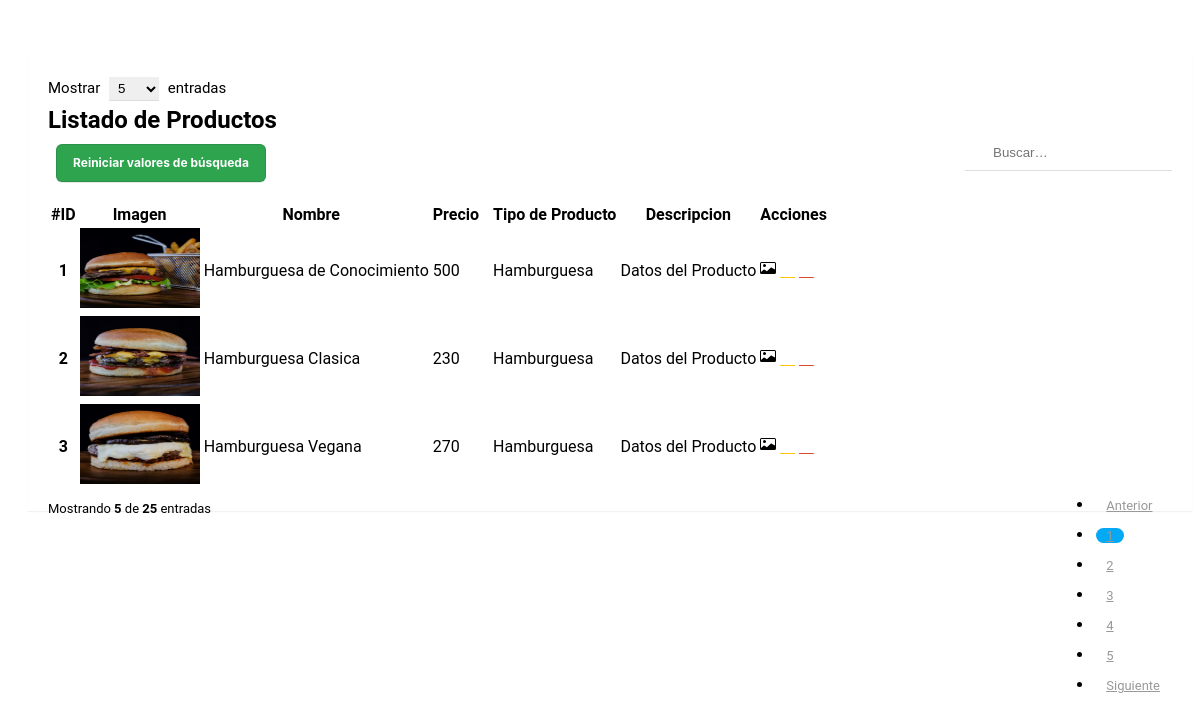
Page /controlador/Producto_controlador.php on the earlier database version.
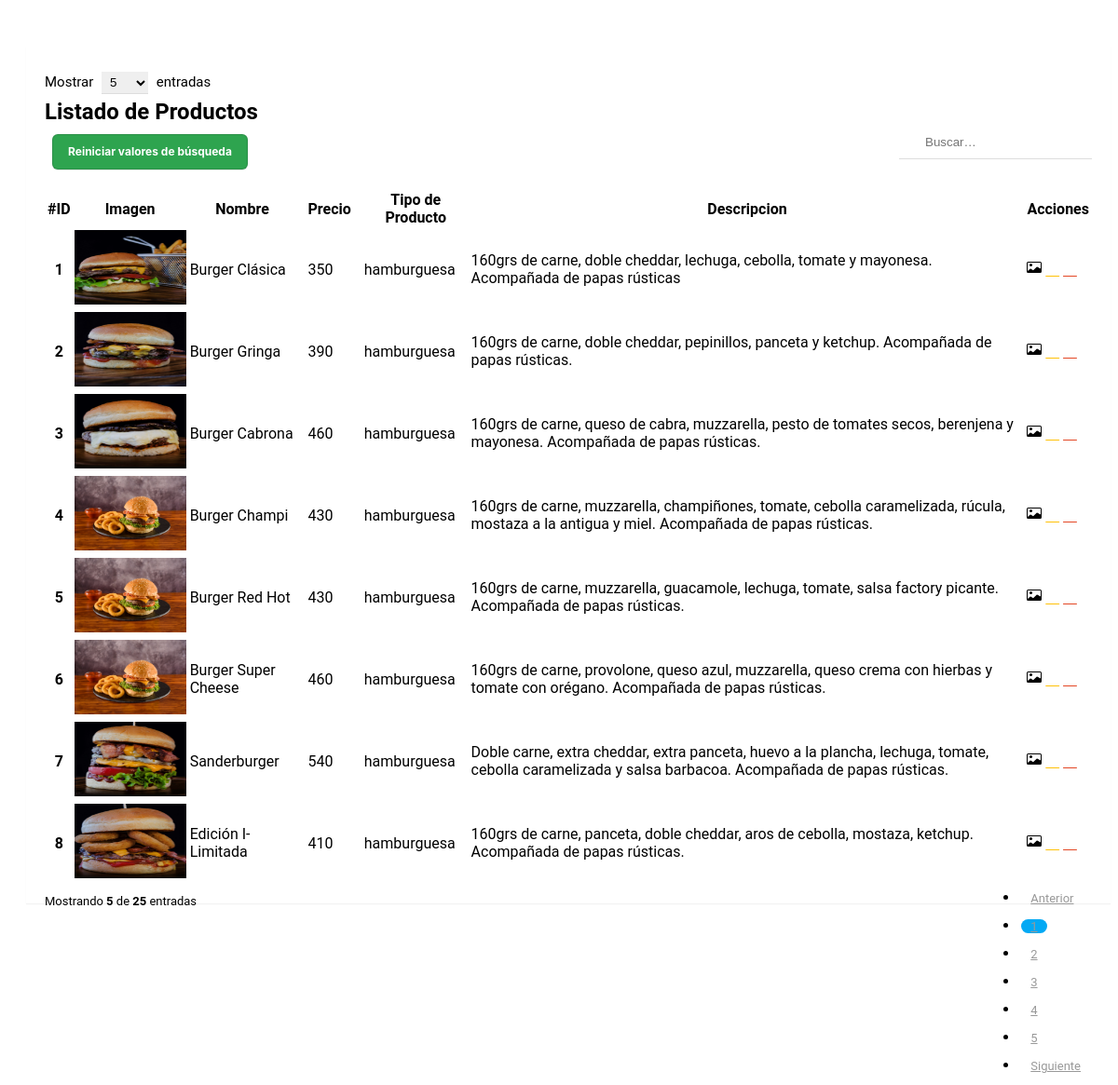
Same page on the later database version.
### tables this page shows
CREATE TABLE `producto` (
  `id_producto` int(10) PRIMARY KEY NOT NULL AUTO_INCREMENT COMMENT 'ID del Producto',
  `nombre` varchar(30) NOT NULL COMMENT 'Nombre del Producto',
  `precio` int(20) NOT NULL COMMENT 'Precio del Producto',
  `tipo` varchar(15) NOT NULL COMMENT 'Tipo de producto (vegano, vegetariano, celiaco,  etc).',
  `descripcion` varchar(180) NULL COMMENT 'Descripcion del Producto'
);

### modelo/conexion.php (called while the page is built)
<?php
class Conectar{
    public static function conexion (){
        try{
            $host ="localhost";
            $user ="root";
            $pass="";
            $bd="proyecto_grupo2";
            $con = mysqli_connect($host,$user,$pass);
            mysqli_select_db($con,$bd);
            return $con;
        }catch(Exception $e){
    die('Error'.$e->getMessage());
    echo "La linea de error " . $e->getLine();
        }
    }
    }
?>

### modelo/Producto.php (called while the page is built, shortened)
<?php
class Producto{
    private $con;
    private $producto;
    public function __construct()
    {
        require_once("conexion.php");
        $this->con=Conectar::conexion();
        $this->producto = array();
    }
    public function listar_productos(){
        $sql = "SELECT * FROM producto ORDER BY id_producto";
        $query = mysqli_query($this->con,$sql);
        while($filas = mysqli_fetch_array($query)){
            $this->producto[] = $filas;
        }
        return $this->producto;
    }
}

### vista/Productos_view.php (the view, shortened to what the changed rows need)
<!DOCTYPE html>
<html lang="en">
<head>
    <link rel="stylesheet" href="assets/styles2.css">
</head>
<body>
    <div class="container">
        <div class="table-responsive">
            <div class="table-wrapper">
                <div class="table-title">
                    <div class="row">
                        <div class="col-xs-4">
                            <h2 class="text-center">Listado de <b>Productos</b></h2>
                        </div>
                        <?php require_once("vista/buscar_producto_view.php"); ?>
                        <table class="table table-bordered">
                            <thead>
                                <tr>
                                    <th>#ID</th>
                                    <th>Imagen</th>
                                    <th>Nombre<i class="fa fa-sort"></i></th>
                                    <th>Precio<i class="fa fa-sort"></i></th>
                                    <th>Tipo de Producto</th>
                                    <th>Descripcion</th>
                                    <th>Acciones</th>
                                </tr>
                            </thead>
                            <tbody>
                                <?php foreach ($matrizProducto as $producto) : ?>
                                    <tr>
                                        <th scope="row"><?php echo $producto['id_producto'] ?></th>
                                        <?php $dir_imagen = "assets/Productos/id" . $producto['id_producto'] . ".png"; ?>
                                        <th><img src="<?php echo $dir_imagen; ?>" alt="Imagen" width="120" height="80"></th>
                                        <td><?php echo $producto['nombre'] ?></td>
                                        <td><?php echo $producto['precio'] ?></td>
                                        <td><?php echo $producto['tipo'] ?></td>
                                        <td><?php echo $producto['descripcion'] ?></td>
                                        <td>
                                            <a href="ModificarProductoImagen_pagina.php?id=<?php echo $producto['id_producto'] ?>" title="Editar Imagen" data-toggle="tooltip"><i></i><img src="assets/iconos/icono-imagen.svg"></a>
                                            <a href="ModificarProducto_pagina.php?id=<?php echo $producto['id_producto'] ?>" class="edit" title="Editar Informacion" data-toggle="tooltip"><i class="material-icons">&#xE254;</i></a>
                                            <a href="controlador/eliminar_Producto_controlador.php?id=<?php echo $producto['id_producto'] ?>" class="delete" title="Eliminar" data-toggle="tooltip"><i class="material-icons" onclick="javascript:return asegurar();">&#xE872;</i></a>
                                        </td>
                                    </tr>
                                <?php endforeach; ?>
                            </tbody>
                        </table>
</body>
</html>

Differences in the rows shown:
changed producto id 1: nombre "Hamburguesa de Conocimiento" → "Burger Clásica"; precio "500" → "350"; tipo "Hamburguesa" → "hamburguesa"; descripcion "Datos del Producto" → "160grs de carne, doble cheddar, lechuga, cebolla, tomate y mayonesa. Acompañada de papas rústicas"
changed producto id 2: nombre "Hamburguesa Clasica" → "Burger Gringa"; precio "230" → "390"; tipo "Hamburguesa" → "hamburguesa"; descripcion "Datos del Producto" → "160grs de carne, doble cheddar, pepinillos, panceta y ketchup. Acompañada de papas rústicas."
changed producto id 3: nombre "Hamburguesa Vegana" → "Burger Cabrona"; precio "270" → "460"; tipo "Hamburguesa" → "hamburguesa"; descripcion "Datos del Producto" → "160grs de carne, queso de cabra, muzzarella, pesto de tomates secos, berenjena y mayonesa. Acompañada de papas rústicas."
added producto: id_producto "4", nombre "Burger Champi", precio "430", tipo "hamburguesa", descripcion "160grs de carne, muzzarella, champiñones, tomate, cebolla caramelizada, rúcula, mostaza a la antigua y miel. Acompañada de papas rústicas."
added producto: id_producto "5", nombre "Burger Red Hot", precio "430", tipo "hamburguesa", descripcion "160grs de carne, muzzarella, guacamole, lechuga, tomate, salsa factory picante. Acompañada de papas rústicas."
added producto: id_producto "6", nombre "Burger Super Cheese", precio "460", tipo "hamburguesa", descripcion "160grs de carne, provolone, queso azul, muzzarella, queso crema con hierbas y tomate con orégano. Acompañada de papas rústicas."
added producto: id_producto "7", shows a picture, nombre "Sanderburger", precio "540", tipo "hamburguesa", descripcion "Doble carne, extra cheddar, extra panceta, huevo a la plancha, lechuga, tomate, cebolla caramelizada y salsa barbacoa. Acompañada de papas rústicas."
added producto: id_producto "8", shows a picture, nombre "Edición I-Limitada", precio "410", tipo "hamburguesa", descripcion "160grs de carne, panceta, doble cheddar, aros de cebolla, mostaza, ketchup. Acompañada de papas rústicas."
